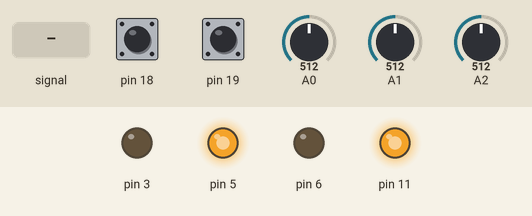
Simulated run of this sketch. Board: Arduino Uno, built with avr-gcc and run on an emulated ATmega328P. Parts: output pins drawn as LEDs (lit = HIGH). Inputs (shaded band) come from the test bench; at power-on: A0 = 512, A1 = 512, A2 = 512, pin 18 HIGH, pin 19 HIGH.

Above: at 1.2 s.
1.3 s: A0 fed a 200 Hz sine of ±81 counts around its level
4.3 s: A0 set to 716
At 5.3 s:
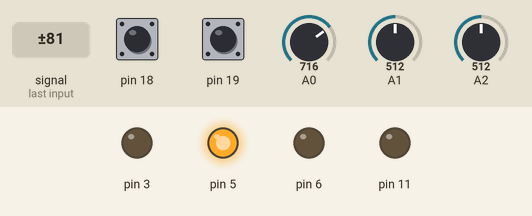
5.8 s: A0 set to 0
At 6.4 s:
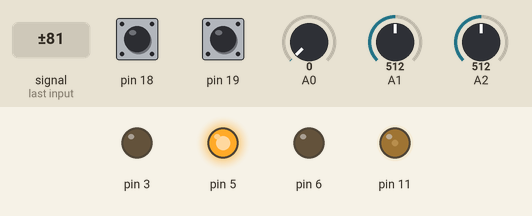
Timing chart, 0 to 8.8 s (numbered marks = the images above; inputs shaded):
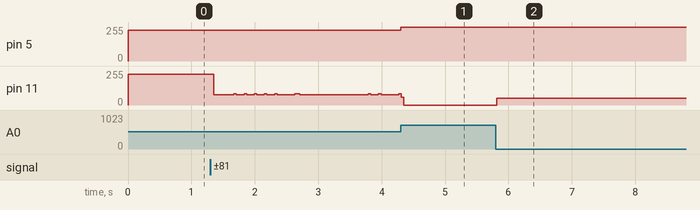

The sketch:

LF_PIControl.ino
```cpp
/*
  Line Following with PI Control
  Written: May 7, 2025
  Edited: May 10, 2025
  I/O:
  A0:  [INPUT] Left Line Sensor
  A1:  [INPUT] Center Line Sensor
  A2:  [INPUT] Right Line Sensor
  A4:  [INPUT] Right Wheel Encoder
  A5:  [INPUT] Left Wheel Encoder
  D3:  [OCR2B] Right Motor Reverse; Connects to Pin 15 on the H-Bridge
  D5:  [OCR0B] Left Motor Forward Speed; Connects to H-Bridge Pin 7
  D6:  [OCR0A] Left Motor Reverse Speed; Connects to H-Bridge Pin 2
  D11: [OCR2A] Right Motor Forward Speed; Connects to Pin 10 on the H-Bridge

  Changes made:
  - PI Control added
  - greg exists in the ISRs
  - moved logic to loop; ISR only collects data and some PI stuff now
  - added runningSum for live integral term
  - added detection buffer for line threshold
  - switched to weighted error based on all sensors (s/o Diego)

  TO DO:
  - see if it works
  - add 3 point turn

  Now with feedback control! Good job Jer.
*/

// * * * ENCODER GLOBALS * * *
volatile unsigned int avg = 0;

// * * * SENSOR DATA * * *
volatile unsigned char rightyTighty = 0;
volatile unsigned char leftyLoosey = 0;
volatile unsigned char center = 0;

// * * * PI CONTROL CONSTANTS * * *
const unsigned char FWD = 230;
const unsigned char BLK = 215;
const unsigned int HLT = 1817;

// PI Constants
// KP and KI control how strong the correction is
// KIDIV is a DIVisor to scale the integral term
// tau is how many error values we remember for integral control
const unsigned char KP = 2;
const unsigned char KI = 1;
const unsigned char KIDIV = 100;
const unsigned char tau = 50;

// error history and running sum
volatile unsigned int err = 0; // current error
volatile unsigned int errHist[tau] = {}; // history of past errors
volatile unsigned int runningSum = 0; // total of recent errors for int term
volatile unsigned char x = 0; // index to keep track of element positiin in errorHist

// weighted error constants
const signed char WL = 2; // left sensor weight
const signed char WC = 0; // center sensor weight
const signed char WR = 2; // right sensor weight

// detection buffer for black line
const unsigned char BLK_BUF = 5; // how much darker than threshold
const unsigned char BLK_HOLD = 5; // how many times in a row seeing black to AHHHHHHH
volatile unsigned char lHold = 0; // left sensor counter
volatile unsigned char rHold = 0; // right sensor counter

void setup() {
  cli();
  PORTC |= 0x30;
  // Motor setup
  TCCR0A = 0xA1;
  TCCR0B = 0x01;
  TCCR2A = 0xA1;
  TCCR2B = 0x01;
  // Outputs
  DDRD = 0x68;
  DDRB = 0x08;
  // ADC
  ADCSRA = 0xCF;
  ADCSRB = 0x00;
  ADMUX = 0x60;
  // Encoder interrupts
  PCICR = 0x02;
  PCMSK1 = 0x30;
  sei();
}

void loop() {
  // calculate adjustment
  int adjustment = (KP * err) / 10 + (KI * runningSum) / KIDIV;

  // adjust motor speed based on error
  int leftPWM = FWD + adjustment;
  int rightPWM = FWD - adjustment;

  // if left sensor sees black multiple times, stop left motor
  if (leftyLoosey >= BLK + BLK_BUF) {
    lHold++;
    if (lHold >= BLK_HOLD) leftPWM = 0;
  } else {
    lHold = 0;
  }
  // if right sensor sees black multiple times, stop right motor
  if (rightyTighty >= BLK + BLK_BUF) {
    rHold++;
    if (rHold >= BLK_HOLD) rightPWM = 0;
  } else {
    rHold = 0;
  }

  // bounds for PWM
  if (leftPWM > 255) leftPWM = 255;
  if (leftPWM < 0) leftPWM = 0;
  if (rightPWM > 255) rightPWM = 255;
  if (rightPWM < 0) rightPWM = 0;

  // stop when at end of track
  if (avg >= HLT) {
    OCR0B = 0;
    OCR2A = 0;
  } else {
    OCR0B = leftPWM;
    OCR2A = rightPWM;
  }
}

volatile unsigned char storeREG = 0;
ISR(ADC_vect) {
  storeREG = SREG;

  static unsigned char sensor = 0;

  switch (sensor) {
    case 0:
      leftyLoosey = ADCH;
      ADMUX = (ADMUX & 0xF8) | 0x01;
      sensor++;
      break;
    case 1:
      center = ADCH;
      ADMUX = (ADMUX & 0xF8) | 0x02;
      sensor++;
      break;
    case 2:
      rightyTighty = ADCH;

      // calculate weighted error with sensor values
      err = (-WL * leftyLoosey) + (WC * center) + (WR * rightyTighty);

      // update runningSum
      // remove old value that's gonna be overwritten
      runningSum -= errHist[x];
      // store newest error at x
      errHist[x] = err;
      // add new error to the sum
      runningSum += err;
      // move index
      x++;
      // back to the beginning if you're at the end of the buffer
      if (x == tau) x = 0;

      ADMUX = (ADMUX & 0xF8);
      sensor = 0;
      break;
  }

  ADCSRA |= 0x40;
  SREG = storeREG;
}

volatile unsigned char greg = 0;
ISR(PCINT1_vect) {
  greg = SREG;
  static unsigned int rightA = 1;
  static unsigned int rightB = 1;
  static unsigned int leftA = 1;
  static unsigned int leftB = 1;
  static unsigned int counterRight = 0;
  static unsigned int counterLeft = 0;

  rightB = (PINC & 0x10) >> 4;
  leftB = (PINC & 0x20) >> 5;

  if ((rightB != rightA) && !rightB) counterRight++;
  if ((leftB != leftA) && !leftB) counterLeft++;

  leftA = leftB;
  rightA = rightB;
  avg = (counterLeft + counterRight) / 2;
  SREG = greg;
}
```

Measured:
- after the input at 4.3 s, pin 5: 230/255 → 255/255 at once
- after the input at 5.8 s, pin 11: 0/255 → 51/255 at once
